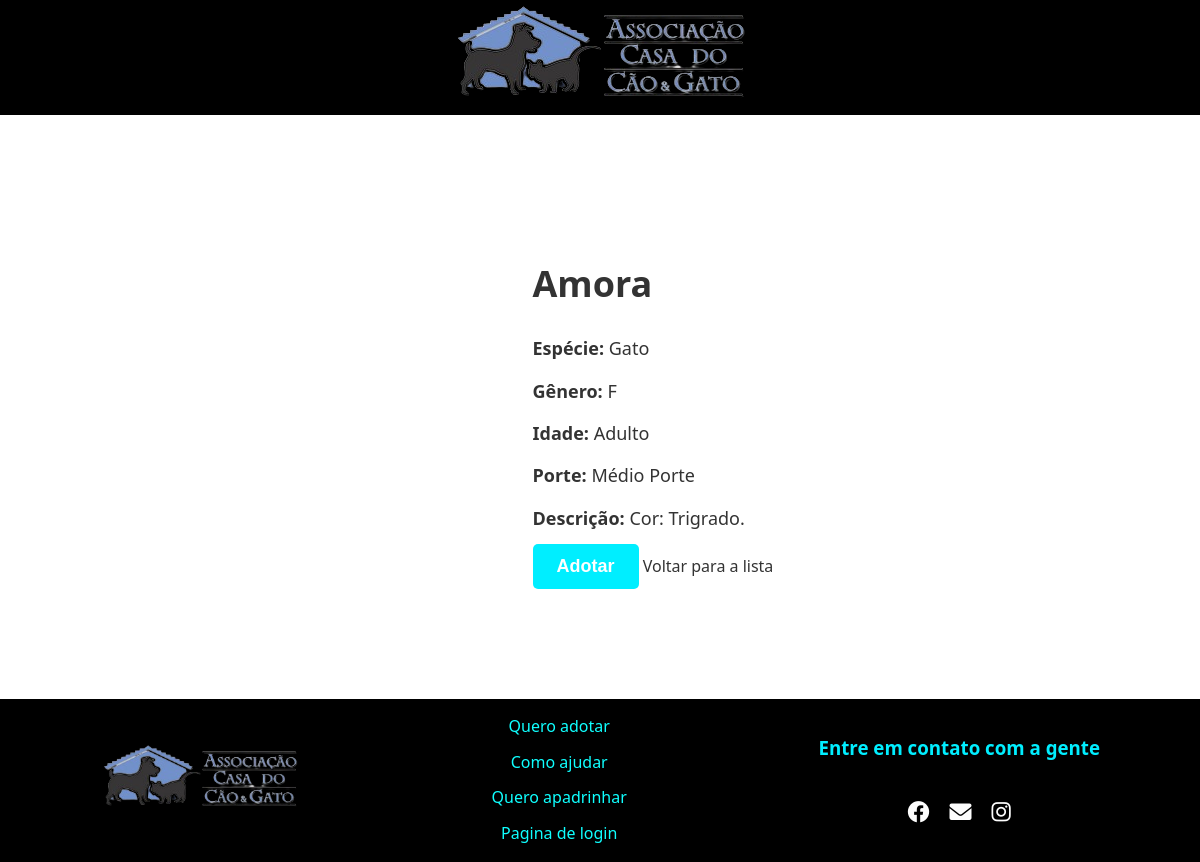
The app's page /paginaAnimal/2/ with its own data.
### app/models.py (models this page shows)
class Animais(models.Model):
    sexo = {
        "F": "Fêmea",
        "M": "Macho",
    }
    tipo = {
        "Gato": "Gato",
        "Cachorro": "Cachorro",
    }
    porte = {
        "Pequeno Porte": "Pequeno Porte",
        "Médio Porte": "Médio Porte",
        "Grande Porte": "Grande Porte",
    }
    idade = {
        "Filhote": "Filhote",
        "Adulto": "Adulto",
        "Idoso": "Idoso",
    }
    nome = models.CharField(max_length=30)
    idade = models.CharField(max_length=10, choices=idade)
    descricao = models.TextField()
    castrado = models.BooleanField()
    vacinado = models.BooleanField()
    vermifugado = models.BooleanField()
    fiv = models.BooleanField(default=False)
    felv = models.BooleanField(default=False)
    sexo = models.CharField(max_length=1, choices=sexo)
    tipo = models.CharField(max_length=10, choices=tipo)
    porte = models.CharField(max_length=20, choices=porte, default=porte["Médio Porte"])
    url_imagem = models.CharField(max_length=100, default="https://static.wixstatic.com/media/f94f12_6af5c43bf13048b9b0d22534c7ed9cd7~mv2.png")

### app/views.py (the view)
# urls.py: path('paginaAnimal/<int:pk>/', paginaAnimal, name='paginaAnimal'),
def paginaAnimal(request, pk):
    data = {}
    data['animal'] = Animais.objects.get(pk=pk)
    return render(request, 'paginaAnimal.html', data)

### app/templates/paginaAnimal.html (shortened to what this page needs)
{% load static%}
<!DOCTYPE html>
<html lang="pt">
<head>
    <link rel="stylesheet" href="{% static '/css/paginaAnimal.css' %}">
    <link rel="stylesheet" href="https://cdnjs.cloudflare.com/ajax/libs/font-awesome/6.0.0-beta3/css/all.min.css">
</head>
<body>
    <header>
        <a href="/">
            <img src="{%static '/img/logocaoegato.png'%}"/>
        </a>
    </header>
    <section class="animal-info">
        <div class="container">
            <div class="animal">
                <div class="animal-details">
                    <h1>{{ animal.nome }}</h1>
                    <p><strong>Espécie:</strong> {{ animal.tipo }}</p>
                    <p><strong>Gênero:</strong> {{ animal.sexo }}</p>
                    <p><strong>Idade:</strong> {{ animal.idade }}</p>
                    <p><strong>Porte:</strong> {{ animal.porte }}</p>
                    <p><strong>Descrição:</strong> {{ animal.descricao }}</p>
                    <a href="https://docs.google.com/forms/d/1WDZGsqSgaOLvSzZsZ4WeYPRNAycb7KmKq-4yEfPt_eE/viewform?edit_requested=true#response=ACYDBNglSQOa4y_YFKKrDcwUHbxfHw-igP0jo2VQVW8mS42ODJWqMKu5TOX6YiI7XddQkjU" target="_blank"><button class="button">Adotar</button></a>
                    <a href="{% url 'filtro' %}">Voltar para a lista</a>
                </div>
            </div>
        </div>
    </section>
    <footer>
        <a href="#" class="logo"><img src="{% static 'img/logocaoegato.png' %}" alt="Logo"/></a>
        <div class=" footer-col-links">
            <a href="#">Quero adotar</a>
            <a href="/help">Como ajudar</a>
            <a href="#">Quero apadrinhar</a>
            <a href="/login/" target="_blank">Pagina de login</a>
        </div>
        <div class="footer-col">
            <div class="icon-text">
                <h3>Entre em contato com a gente</h3>
            </div>
            <div class="midia-contato">
                <a href="https://www.facebook.com/AssociacaoCasaDoCaoEGatoAccg/" target="_blank"><i class="fab fa-facebook"></i></a>
                <a href="/contato" target="_blank"><i class="fas fa-envelope"></i></a>
                <a href="https://www.instagram.com/casadocaoegato/" target="_blank"><i class="fab fa-instagram"></i></a>
            </div>
        </div>
    </footer>
</body>
</html>

### app/static/css/paginaAnimal.css (style rules this page uses)
* { margin: 0; padding: 0; box-sizing: border-box; }
body { font-family: 'Segoe UI', Tahoma, Geneva, Verdana, sans-serif; line-height: 1.6; background-color: #fff; color: #333; }
a { text-decoration: none; color: inherit; }
header { background: #000000; display: flex; align-items: center; justify-content: center; width: 100%; }
.logo img { width: 200px; transition: 0.7s; }
.container { max-width: 1200px; margin: 0 auto; padding: 20px; }
.animal-info { background-color: #ffffff; padding: 40px 0; margin-top: 80px; }
.animal { display: flex; justify-content: space-around; align-items: center; flex-wrap: wrap; }
.animal-details { flex: 0 1 55%; max-width: 55%; }
.animal-details h1 { font-size: 36px; margin-bottom: 20px; }
.animal-details p { font-size: 18px; line-height: 1.8; margin-bottom: 10px; }
.button { display: inline-block; background-color: #0ef; color: #fff; border: none; padding: 12px 24px; font-size: 18px; font-weight: bold; cursor: pointer; border-radius: 5px; transition: background-color 0.3s ease; }
footer { width: 100%; padding: 15px 100px; background: #000000; display: flex; justify-content: space-between; align-items: center; margin-top: 50px; color: #fdfdfd; }
.footer-col { flex-direction: column; display: flex; gap: 18px; }
.footer-col .icon-text { display: flex; align-items: center; gap: 6px; transition: 0.7s; }
.footer-col .icon-text h3 { color: #0ef; }
.footer-col-links { flex-direction: column; display: flex; gap: 10px; align-items: center; justify-content: center; }
.footer-col-links a { text-decoration: none; color: #0fffff; transition: 0.7s; }
.midia-contato { align-items: center; display: flex; justify-content: center; gap: 20px; }
.midia-contato i { margin-top: 20px; font-size: 22px; transition: 0.7s; }

### records on screen
Animais: nome "Amora", tipo "Gato", sexo "F", idade "Adulto", porte "Médio Porte", descricao "Cor: Trigrado."
